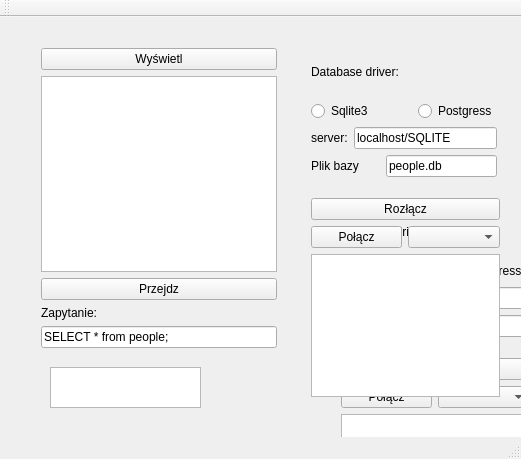
<?xml version="1.0" encoding="UTF-8"?>
<ui version="4.0">
 <class>MainWindow</class>
 <widget class="QMainWindow" name="MainWindow">
  <property name="geometry">
   <rect>
    <x>0</x>
    <y>0</y>
    <width>521</width>
    <height>459</height>
   </rect>
  </property>
  <property name="windowTitle">
   <string>MainWindow</string>
  </property>
  <widget class="QWidget" name="centralWidget">
   <widget class="QTableView" name="tableView_2">
    <property name="geometry">
     <rect>
      <x>50</x>
      <y>350</y>
      <width>151</width>
      <height>41</height>
     </rect>
    </property>
   </widget>
   <widget class="QWidget" name="layoutWidget">
    <property name="geometry">
     <rect>
      <x>330</x>
      <y>330</y>
      <width>211</width>
      <height>221</height>
     </rect>
    </property>
    <layout class="QGridLayout" name="gridLayout_3">
     <item row="0" column="0" colspan="2">
      <widget class="QPushButton" name="pushButton_4">
       <property name="text">
        <string>Rozłącz</string>
       </property>
      </widget>
     </item>
     <item row="1" column="0">
      <widget class="QPushButton" name="pushButton_5">
       <property name="text">
        <string>Połącz</string>
       </property>
      </widget>
     </item>
     <item row="2" column="0" colspan="2">
      <widget class="QTableView" name="tableView_4">
       <attribute name="horizontalHeaderVisible">
        <bool>false</bool>
       </attribute>
       <attribute name="verticalHeaderVisible">
        <bool>false</bool>
       </attribute>
      </widget>
     </item>
     <item row="1" column="1">
      <widget class="QComboBox" name="comboBox_2"/>
     </item>
    </layout>
   </widget>
   <widget class="QWidget" name="layoutWidget_2">
    <property name="geometry">
     <rect>
      <x>330</x>
      <y>180</y>
      <width>208</width>
      <height>151</height>
     </rect>
    </property>
    <layout class="QGridLayout" name="gridLayout_4">
     <item row="3" column="0" colspan="2">
      <widget class="QLabel" name="label_5">
       <property name="text">
        <string>Plik bazy</string>
       </property>
      </widget>
     </item>
     <item row="1" column="0" colspan="3">
      <widget class="QRadioButton" name="radioButton_3">
       <property name="text">
        <string>Sqlite3</string>
       </property>
      </widget>
     </item>
     <item row="2" column="1" colspan="3">
      <widget class="QLineEdit" name="lineEdit_4">
       <property name="text">
        <string>localhost/SQLITE</string>
       </property>
      </widget>
     </item>
     <item row="3" column="2" colspan="2">
      <widget class="QLineEdit" name="lineEdit_5">
       <property name="text">
        <string>people.db</string>
       </property>
      </widget>
     </item>
     <item row="1" column="3">
      <widget class="QRadioButton" name="radioButton_4">
       <property name="text">
        <string>Postgress</string>
       </property>
      </widget>
     </item>
     <item row="0" column="0" colspan="4">
      <widget class="QLabel" name="label_6">
       <property name="text">
        <string>Database driver:</string>
       </property>
      </widget>
     </item>
     <item row="2" column="0">
      <widget class="QLabel" name="label_7">
       <property name="text">
        <string>server:</string>
       </property>
      </widget>
     </item>
    </layout>
   </widget>
   <widget class="QWidget" name="">
    <property name="geometry">
     <rect>
      <x>30</x>
      <y>20</y>
      <width>258</width>
      <height>322</height>
     </rect>
    </property>
    <layout class="QVBoxLayout" name="verticalLayout">
     <item>
      <widget class="QPushButton" name="pushButton">
       <property name="text">
        <string>Wyświetl</string>
       </property>
      </widget>
     </item>
     <item>
      <widget class="QTableView" name="tableView">
       <attribute name="horizontalHeaderVisible">
        <bool>false</bool>
       </attribute>
       <attribute name="verticalHeaderVisible">
        <bool>false</bool>
       </attribute>
      </widget>
     </item>
     <item>
      <widget class="QPushButton" name="przejdz">
       <property name="text">
        <string>Przejdz</string>
       </property>
      </widget>
     </item>
     <item>
      <widget class="QLabel" name="label">
       <property name="text">
        <string>Zapytanie:</string>
       </property>
      </widget>
     </item>
     <item>
      <widget class="QLineEdit" name="lineEdit">
       <property name="text">
        <string>SELECT * from people;</string>
       </property>
      </widget>
     </item>
    </layout>
   </widget>
   <widget class="QWidget" name="">
    <property name="geometry">
     <rect>
      <x>300</x>
      <y>20</y>
      <width>208</width>
      <height>151</height>
     </rect>
    </property>
    <layout class="QGridLayout" name="gridLayout">
     <item row="3" column="0" colspan="2">
      <widget class="QLabel" name="label_4">
       <property name="text">
        <string>Plik bazy</string>
       </property>
      </widget>
     </item>
     <item row="1" column="0" colspan="3">
      <widget class="QRadioButton" name="radioButton">
       <property name="text">
        <string>Sqlite3</string>
       </property>
      </widget>
     </item>
     <item row="2" column="1" colspan="3">
      <widget class="QLineEdit" name="lineEdit_2">
       <property name="text">
        <string>localhost/SQLITE</string>
       </property>
      </widget>
     </item>
     <item row="3" column="2" colspan="2">
      <widget class="QLineEdit" name="lineEdit_3">
       <property name="text">
        <string>people.db</string>
       </property>
      </widget>
     </item>
     <item row="1" column="3">
      <widget class="QRadioButton" name="radioButton_2">
       <property name="text">
        <string>Postgress</string>
       </property>
      </widget>
     </item>
     <item row="0" column="0" colspan="4">
      <widget class="QLabel" name="label_2">
       <property name="text">
        <string>Database driver:</string>
       </property>
      </widget>
     </item>
     <item row="2" column="0">
      <widget class="QLabel" name="label_3">
       <property name="text">
        <string>server:</string>
       </property>
      </widget>
     </item>
    </layout>
   </widget>
   <widget class="QWidget" name="">
    <property name="geometry">
     <rect>
      <x>300</x>
      <y>170</y>
      <width>211</width>
      <height>221</height>
     </rect>
    </property>
    <layout class="QGridLayout" name="gridLayout_2">
     <item row="0" column="0" colspan="2">
      <widget class="QPushButton" name="pushButton_3">
       <property name="text">
        <string>Rozłącz</string>
       </property>
      </widget>
     </item>
     <item row="1" column="0">
      <widget class="QPushButton" name="pushButton_2">
       <property name="text">
        <string>Połącz</string>
       </property>
      </widget>
     </item>
     <item row="2" column="0" colspan="2">
      <widget class="QTableView" name="tableView_3">
       <attribute name="horizontalHeaderVisible">
        <bool>false</bool>
       </attribute>
       <attribute name="verticalHeaderVisible">
        <bool>false</bool>
       </attribute>
      </widget>
     </item>
     <item row="1" column="1">
      <widget class="QComboBox" name="comboBox"/>
     </item>
    </layout>
   </widget>
  </widget>
  <widget class="QMenuBar" name="menuBar">
   <property name="geometry">
    <rect>
     <x>0</x>
     <y>0</y>
     <width>521</width>
     <height>25</height>
    </rect>
   </property>
  </widget>
  <widget class="QToolBar" name="mainToolBar">
   <attribute name="toolBarArea">
    <enum>TopToolBarArea</enum>
   </attribute>
   <attribute name="toolBarBreak">
    <bool>false</bool>
   </attribute>
  </widget>
  <widget class="QStatusBar" name="statusBar"/>
 </widget>
 <layoutdefault spacing="6" margin="11"/>
 <resources/>
 <connections/>
</ui>
